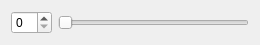
<?xml version="1.0" encoding="UTF-8"?>
<ui version="4.0">
 <class>ProgressBar</class>
 <widget class="QWidget" name="ProgressBar">
  <property name="geometry">
   <rect>
    <x>0</x>
    <y>0</y>
    <width>260</width>
    <height>40</height>
   </rect>
  </property>
  <property name="windowTitle">
   <string>Form</string>
  </property>
  <layout class="QHBoxLayout" name="horizontalLayout">
   <item>
    <widget class="QSpinBox" name="spinBox"/>
   </item>
   <item>
    <widget class="QSlider" name="horizontalSlider">
     <property name="orientation">
      <enum>Qt::Horizontal</enum>
     </property>
    </widget>
   </item>
  </layout>
 </widget>
 <resources/>
 <connections/>
</ui>
